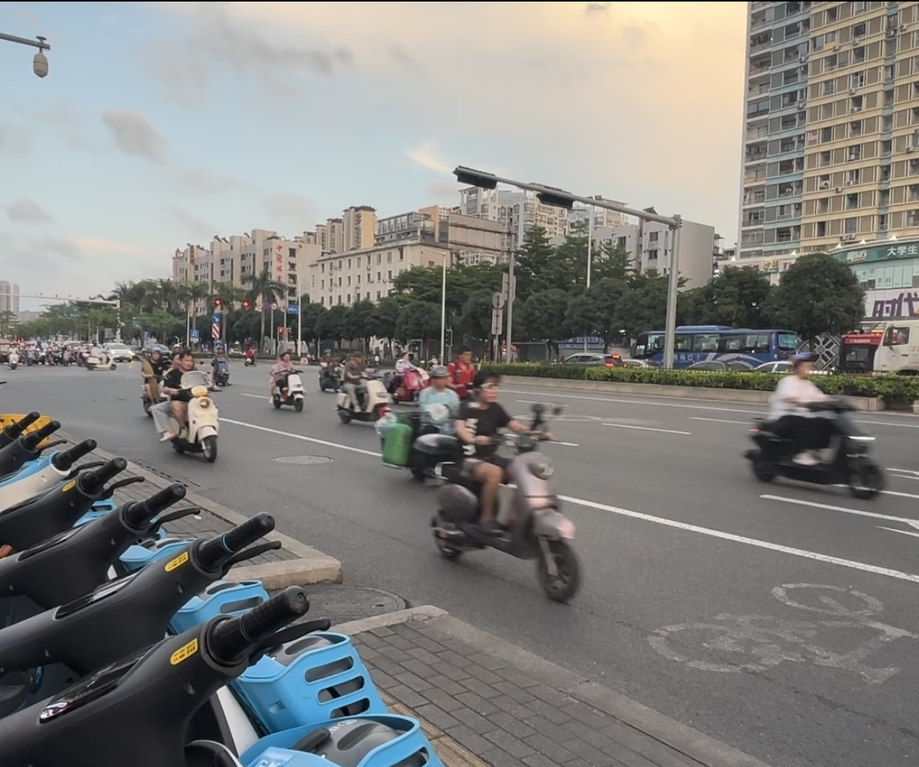
#> input picture datasets/广西大学南门口数据集/图片/5.png, 919 x 767 px, shrunk from 1179 x 984 before the run, found by its file name
$ python '水平镜像反转.py'
#> lines starting #> are read from the running program, lines starting #| are printed output that depends on the picture
# -*- coding: utf-8 -*-
# 方法一：使用PIL/Pillow库
from PIL import Image


def flip_image_pil(image_path, output_path):
    """
    使用PIL库进行水平镜像反转
    """
    # 打开图片
    image = Image.open(image_path)
#> image is the input picture: PIL image 919x767 RGB; mean R, G, B 129.8, 129.4, 126.3

    # 水平镜像反转
    flipped_image = image.transpose(Image.FLIP_LEFT_RIGHT)
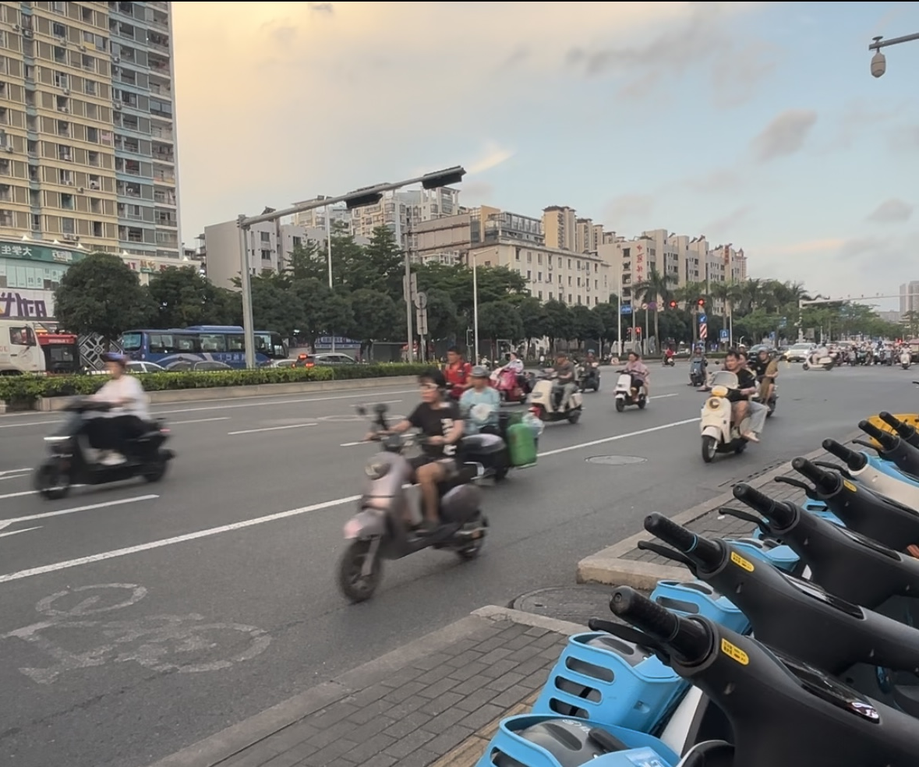
#> flipped_image: PIL image 919x767 RGB; mean R, G, B 129.8, 129.4, 126.3

    # 保存反转后的图片
    flipped_image.save(output_path)
    print(f"图片已保存到: {output_path}")


if __name__ == "__main__":
    input_path = "C:\\Users\\25311\Desktop\YOLOv8helmet\datasets\广西大学南门口数据集\图片\\5.png"  # 输入图片路径
    output_path = "C:\\Users\\25311\Desktop\YOLOv8helmet\datasets\广西大学南门口数据集\图片\\5flipped_image.png"  # 输出图片路径

    # 选择其中一种方法使用
    # 方法一：PIL (推荐，简单易用)
    flip_image_pil(input_path, output_path)

$ run again, with datasets/广西大学南门口数据集/图片/1.png copied over datasets/广西大学南门口数据集/图片/5.png
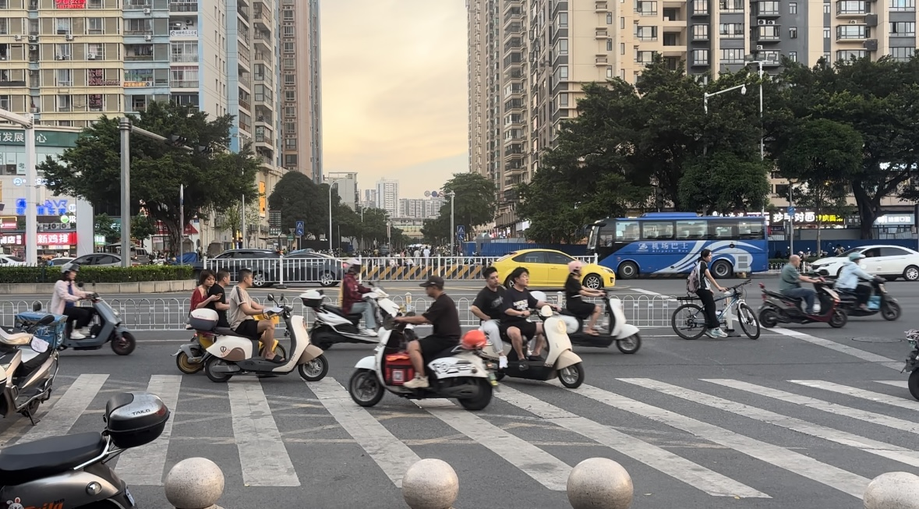
#> input picture datasets/广西大学南门口数据集/图片/1.png, 919 x 509 px, shrunk from 1179 x 653 before the run, found by its file name
#> in flip_image_pil, image is the input picture: PIL image 919x509 RGB; mean R, G, B 121.2, 118.5, 113.7
#> in flip_image_pil, `flipped_image = image.transpose(Image.FLIP_LEFT_RIGHT)`:
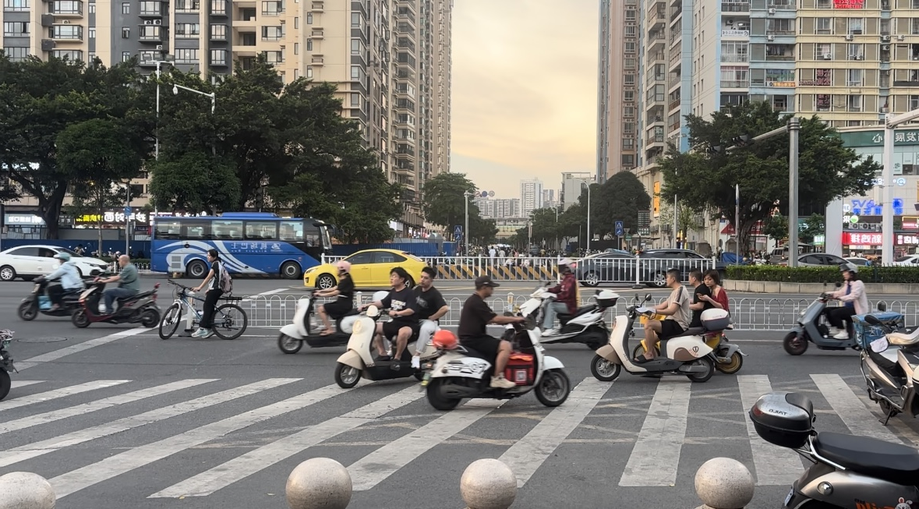
#> flipped_image: PIL image 919x509 RGB; mean R, G, B 121.2, 118.5, 113.7

$ run again, with datasets/广西大学南门口数据集/图片/10.png copied over datasets/广西大学南门口数据集/图片/5.png
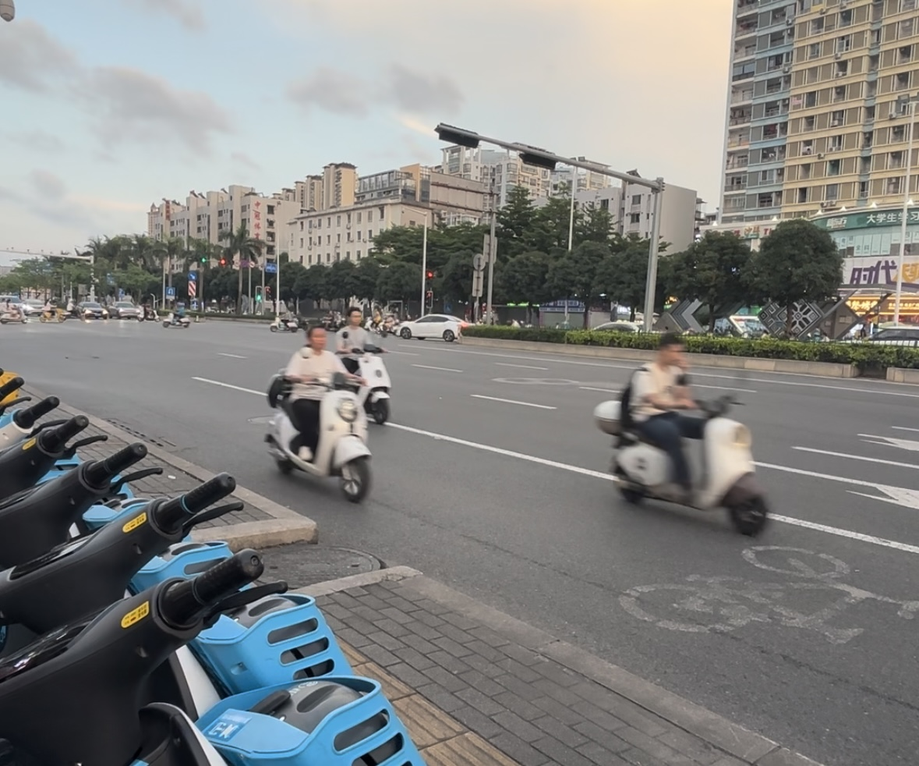
#> input picture datasets/广西大学南门口数据集/图片/10.png, 919 x 766 px, shrunk from 1179 x 982 before the run, found by its file name
#> in flip_image_pil, image is the input picture: PIL image 919x766 RGB; mean R, G, B 129.6, 130.4, 128.6
#> in flip_image_pil, `flipped_image = image.transpose(Image.FLIP_LEFT_RIGHT)`:
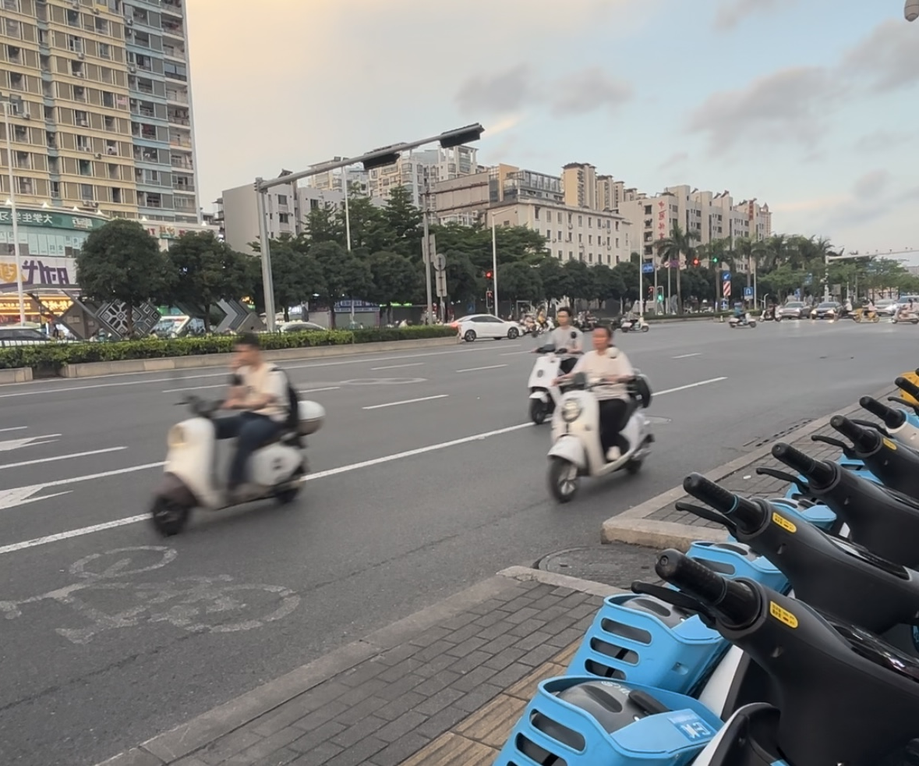
#> flipped_image: PIL image 919x766 RGB; mean R, G, B 129.6, 130.4, 128.6

$ run again, with datasets/广西大学南门口数据集/图片/11.png copied over datasets/广西大学南门口数据集/图片/5.png
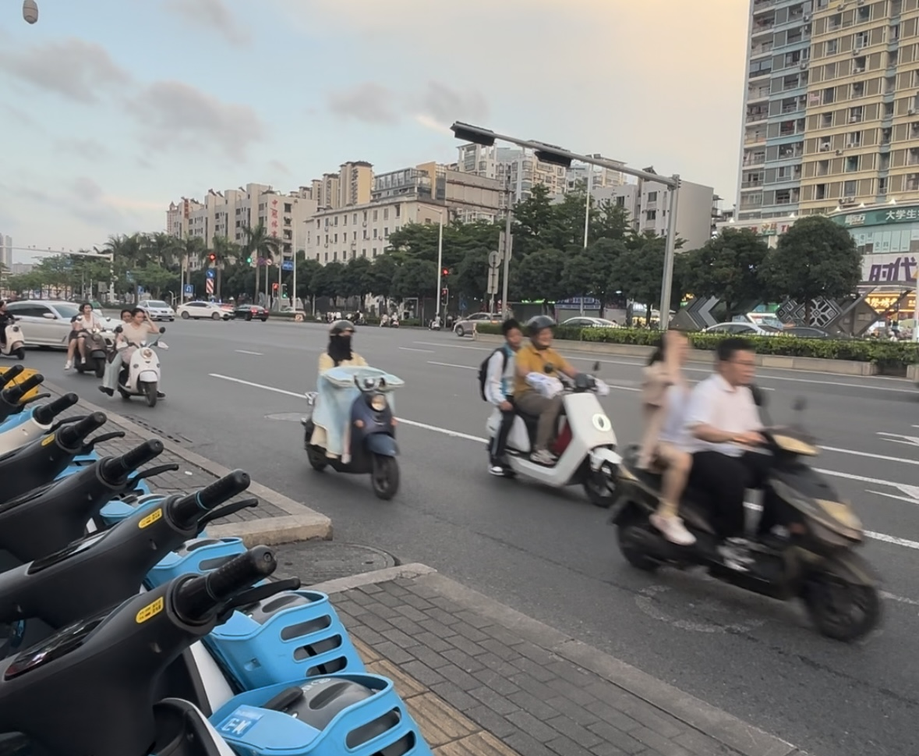
#> input picture datasets/广西大学南门口数据集/图片/11.png, 919 x 756 px, shrunk from 1179 x 969 before the run, found by its file name
#> in flip_image_pil, image is the input picture: PIL image 919x756 RGB; mean R, G, B 122.7, 124.1, 123
#> in flip_image_pil, `flipped_image = image.transpose(Image.FLIP_LEFT_RIGHT)`:
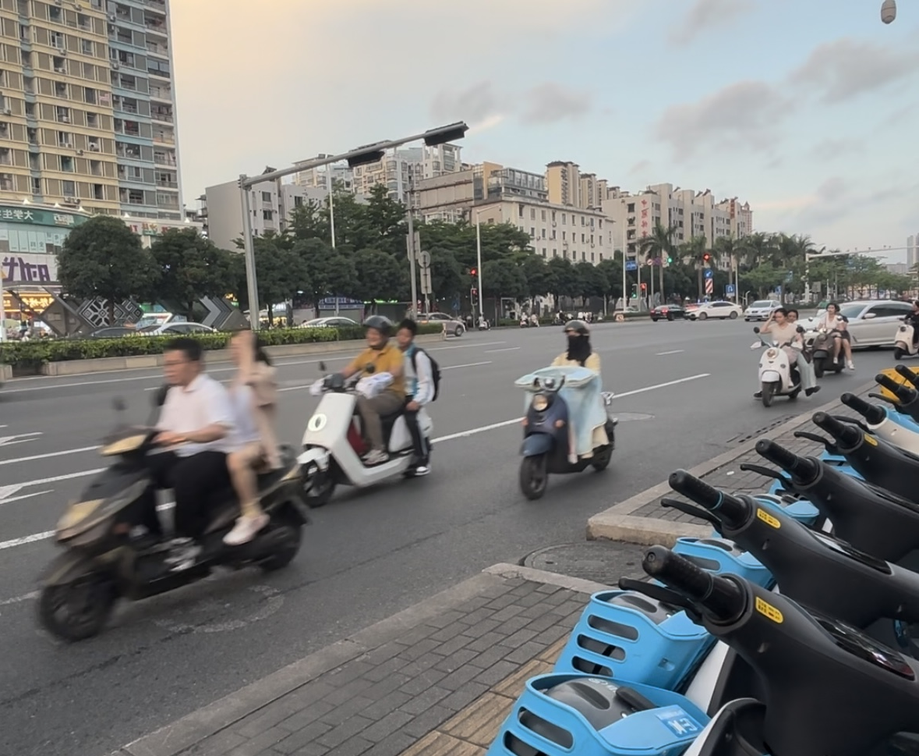
#> flipped_image: PIL image 919x756 RGB; mean R, G, B 122.7, 124.1, 123
